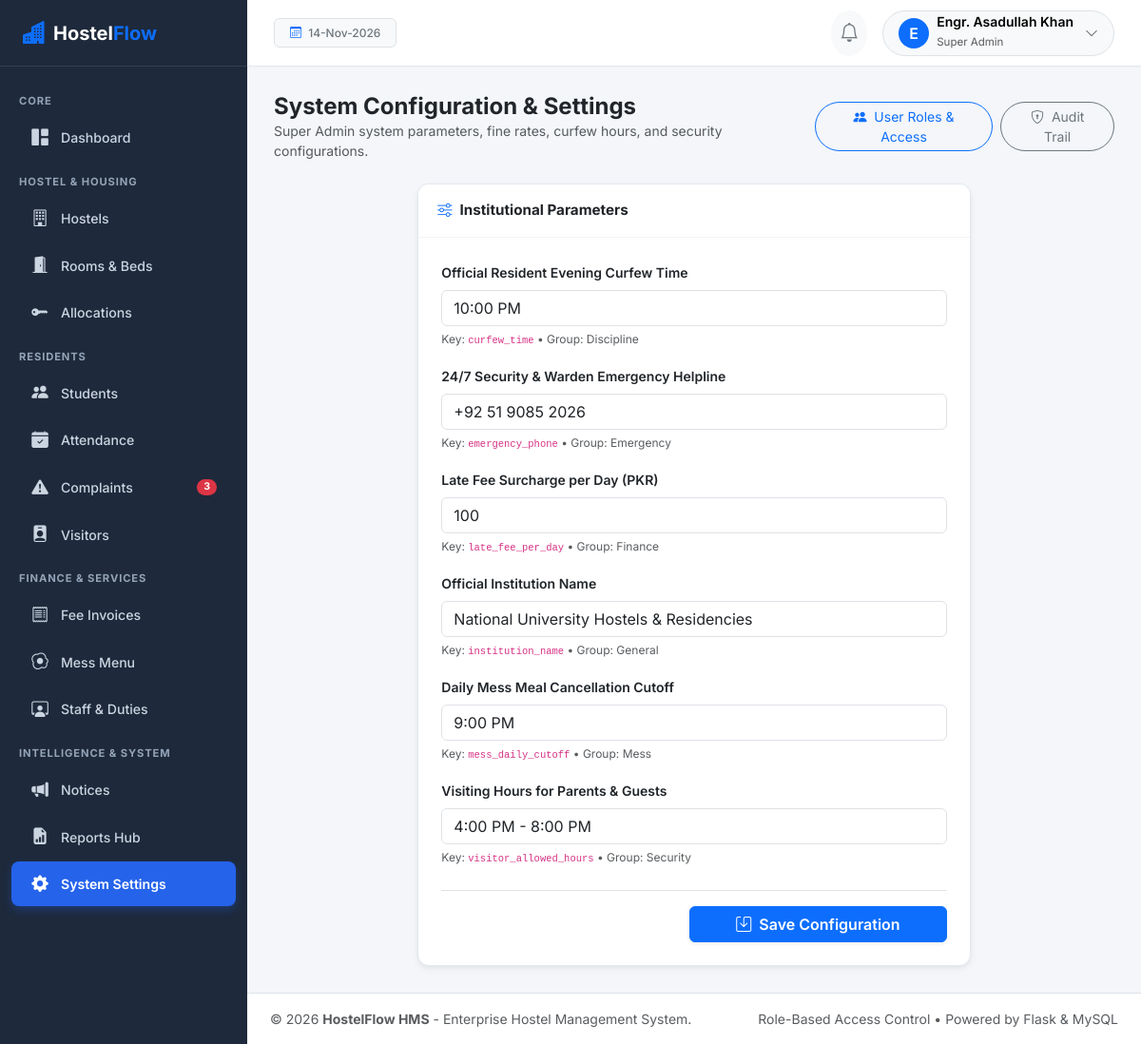
Screenshot of /settings/ (signed in) with the database file from the repository.
### app/models/user.py (models this page shows, shortened)
class User(UserMixin, TimestampMixin, db.Model):
    __tablename__ = 'users'
    id = db.Column(db.Integer, primary_key=True)
    username = db.Column(db.String(80), unique=True, nullable=False, index=True)
    email = db.Column(db.String(120), unique=True, nullable=False, index=True)
    password_hash = db.Column(db.String(255), nullable=False)
    full_name = db.Column(db.String(120), nullable=False)
    avatar = db.Column(db.String(255), default='default_avatar.png')
    is_active = db.Column(db.Boolean, default=True, nullable=False)
    last_login = db.Column(db.DateTime)
    role_id = db.Column(db.Integer, db.ForeignKey('roles.id'), nullable=False)
    role = db.relationship('Role', back_populates='users')
    student_profile = db.relationship('Student', back_populates='user', uselist=False)
    employee_profile = db.relationship('Employee', back_populates='user', uselist=False)
    notifications = db.relationship('Notification', back_populates='user', lazy='dynamic', cascade='all, delete-orphan')
    audit_logs = db.relationship('AuditLog', back_populates='user', lazy='dynamic')
    def has_role(self, role_name):
        return self.role is not None and self.role.name.lower() == role_name.lower()
    @property
    def is_super_admin(self):
        return self.has_role('Super Admin')
    @property
    def is_student(self):
        return self.has_role('Student')
    @property
    def is_staff(self):
        return self.has_role('Staff')

class Role(db.Model):
    __tablename__ = 'roles'
    id = db.Column(db.Integer, primary_key=True)
    name = db.Column(db.String(50), unique=True, nullable=False)
    description = db.Column(db.String(255))
    users = db.relationship('User', back_populates='role', lazy='dynamic')

### app/models/system.py (models this page shows, shortened)
class HostelSetting(TimestampMixin, db.Model):
    __tablename__ = 'hostel_settings'
    id = db.Column(db.Integer, primary_key=True)
    key_name = db.Column(db.String(100), unique=True, nullable=False)
    value = db.Column(db.Text, nullable=False)
    description = db.Column(db.String(255))
    category = db.Column(db.String(50), default='General')

### app/routes/settings.py (the view)
@settings_bp.route('/')
@login_required
@role_required('Super Admin')
def general_settings():
    settings = HostelSetting.query.order_by(HostelSetting.category.asc()).all()
    return render_template('settings/general.html', settings=settings)

### app/__init__.py (called while the page is built)
@login_manager.user_loader
def load_user(user_id):
    return User.query.get(int(user_id))

### app/services/auth_service.py (called while the page is built)
def role_required(*roles):
    def decorator(f):
        @wraps(f)
        def decorated_function(*args, **kwargs):
            if not current_user.is_authenticated:
                return redirect(url_for('auth.login', next=request.url))
            if current_user.is_super_admin:
                return f(*args, **kwargs)
            user_role = current_user.role.name if current_user.role else ''
            if user_role not in roles:
                flash("You do not have administrative permission to access this resource.", "danger")
                abort(403)
            return f(*args, **kwargs)
        return decorated_function
    return decorator

### app/templates/settings/general.html (shortened to what this page needs)
{% extends "base.html" %}
{% block content %}
<div class="d-flex flex-column flex-md-row justify-content-between align-items-md-center gap-2 mb-4">
  <div>
    <h4 class="fw-bold mb-0 text-dark">System Configuration & Settings</h4>
    <p class="text-muted small mb-0">Super Admin system parameters, fine rates, curfew hours, and security configurations.</p>
  </div>
  <div class="d-flex gap-2">
    <a href="{{ url_for('settings.list_users') }}" class="btn btn-outline-primary btn-sm rounded-pill px-3">
      <i class="bi bi-people-fill me-1"></i> User Roles & Access
    </a>
    <a href="{{ url_for('settings.audit_logs') }}" class="btn btn-outline-secondary btn-sm rounded-pill px-3">
      <i class="bi bi-shield-lock me-1"></i> Audit Trail
    </a>
  </div>
</div>
<div class="row justify-content-center">
  <div class="col-lg-8">
    <div class="card card-saas">
      <div class="card-header"><span class="fw-bold"><i class="bi bi-sliders text-primary me-2"></i>Institutional Parameters</span></div>
      <div class="card-body p-4">
        <form method="POST" action="{{ url_for('settings.save_settings') }}">
          {% for s in settings %}
            <div class="mb-3">
              <label class="form-label small fw-semibold text-dark">{{ s.description or s.key_name }}</label>
              <input type="text" name="{{ s.key_name }}" class="form-control" value="{{ s.value }}">
              <small class="text-muted" style="font-size: 0.75rem;">Key: <code>{{ s.key_name }}</code> &bull; Group: {{ s.category }}</small>
            </div>
          {% endfor %}
          <div class="d-flex justify-content-end pt-3 border-top mt-4">
            <button type="submit" class="btn btn-primary px-5 shadow-sm fw-semibold">
              <i class="bi bi-save me-1"></i> Save Configuration
            </button>
          </div>
        </form>
      </div>
    </div>
  </div>
</div>
{% endblock %}

### app/templates/base.html (shortened to what this page needs)
<!DOCTYPE html>
<html lang="en">
<head>
  <link href="https://cdn.jsdelivr.net/npm/bootstrap@5.3.3/dist/css/bootstrap.min.css" rel="stylesheet">
  <link rel="stylesheet" href="https://cdn.jsdelivr.net/npm/bootstrap-icons@1.11.3/font/bootstrap-icons.min.css">
  <link rel="stylesheet" href="{{ url_for('static', filename='css/style.css') }}">
</head>
<body>
<div class="d-flex" id="wrapper">
  <div id="sidebar-wrapper">
    <div class="sidebar-brand">
      <i class="bi bi-buildings-fill text-primary me-2 fs-4"></i>
      <span>Hostel<span class="text-primary">Flow</span></span>
    </div>
    <div class="py-3">
      {% if current_user.is_authenticated and not current_user.is_student and not current_user.is_staff %}
        <div class="sidebar-heading">Core</div>
        <a href="{{ url_for('dashboard.index') }}" class="nav-link-custom {% if request.endpoint and request.endpoint == 'dashboard.index' %}active{% endif %}">
          <i class="bi bi-grid-1x2-fill"></i> Dashboard
        </a>
        <div class="sidebar-heading">Hostel & Housing</div>
        <a href="{{ url_for('hostels.list_hostels') }}" class="nav-link-custom {% if request.endpoint and 'hostels' in request.endpoint %}active{% endif %}">
          <i class="bi bi-building"></i> Hostels
        </a>
        <a href="{{ url_for('rooms.list_rooms') }}" class="nav-link-custom {% if request.endpoint and 'rooms' in request.endpoint %}active{% endif %}">
          <i class="bi bi-door-open-fill"></i> Rooms & Beds
        </a>
        <a href="{{ url_for('allocations.list_allocations') }}" class="nav-link-custom {% if request.endpoint and 'allocations' in request.endpoint %}active{% endif %}">
          <i class="bi bi-key-fill"></i> Allocations
        </a>
        <div class="sidebar-heading">Residents</div>
        <a href="{{ url_for('students.list_students') }}" class="nav-link-custom {% if request.endpoint and 'students' in request.endpoint %}active{% endif %}">
          <i class="bi bi-people-fill"></i> Students
        </a>
        <a href="{{ url_for('attendance.index') }}" class="nav-link-custom {% if request.endpoint and 'attendance' in request.endpoint %}active{% endif %}">
          <i class="bi bi-calendar-check-fill"></i> Attendance
        </a>
        <a href="{{ url_for('complaints.list_complaints') }}" class="nav-link-custom {% if request.endpoint and 'complaints' in request.endpoint %}active{% endif %}">
          <i class="bi bi-exclamation-triangle-fill"></i> Complaints
          {% if pending_complaints_count > 0 %}
            <span class="badge bg-danger rounded-pill ms-auto">{{ pending_complaints_count }}</span>
          {% endif %}
        </a>
        <a href="{{ url_for('visitors.list_visitors') }}" class="nav-link-custom {% if request.endpoint and 'visitors' in request.endpoint %}active{% endif %}">
          <i class="bi bi-person-badge-fill"></i> Visitors
        </a>
        <div class="sidebar-heading">Finance & Services</div>
        <a href="{{ url_for('fees.list_invoices') }}" class="nav-link-custom {% if request.endpoint and 'fees' in request.endpoint %}active{% endif %}">
          <i class="bi bi-receipt"></i> Fee Invoices
        </a>
        <a href="{{ url_for('mess.weekly_menu') }}" class="nav-link-custom {% if request.endpoint and 'mess' in request.endpoint %}active{% endif %}">
          <i class="bi bi-egg-fried"></i> Mess Menu
        </a>
        <a href="{{ url_for('staff.list_employees') }}" class="nav-link-custom {% if request.endpoint and 'staff' in request.endpoint %}active{% endif %}">
          <i class="bi bi-person-workspace"></i> Staff & Duties
        </a>
        <div class="sidebar-heading">Intelligence & System</div>
        <a href="{{ url_for('announcements.list_announcements') }}" class="nav-link-custom {% if request.endpoint and 'announcements' in request.endpoint %}active{% endif %}">
          <i class="bi bi-megaphone-fill"></i> Notices
        </a>
        <a href="{{ url_for('reports.index') }}" class="nav-link-custom {% if request.endpoint and 'reports' in request.endpoint %}active{% endif %}">
          <i class="bi bi-file-earmark-bar-graph-fill"></i> Reports Hub
        </a>
        {% if current_user.is_super_admin %}
          <a href="{{ url_for('settings.general_settings') }}" class="nav-link-custom {% if request.endpoint and 'settings' in request.endpoint %}active{% endif %}">
            <i class="bi bi-gear-fill"></i> System Settings
          </a>
        {% endif %}
      {% endif %}
    </div>
  </div>
  <div id="page-content-wrapper">
    <nav class="navbar top-navbar d-flex align-items-center justify-content-between">
      <div class="d-flex align-items-center gap-3">
        <span class="badge bg-light text-secondary border px-3 py-2 fw-medium">
          <i class="bi bi-calendar3 me-1 text-primary"></i>
          {{ today_date|date_format }}
        </span>
      </div>
      <div class="d-flex align-items-center gap-3">
        <div class="dropdown">
          <button class="btn btn-light position-relative rounded-circle p-2" type="button" data-bs-toggle="dropdown" aria-expanded="false">
            <i class="bi bi-bell fs-5 text-secondary"></i>
          </button>
        </div>
        <div class="dropdown">
          <button class="btn btn-light rounded-pill border d-flex align-items-center gap-2 py-1 px-3" type="button" data-bs-toggle="dropdown" aria-expanded="false">
            <div class="rounded-circle bg-primary text-white d-flex align-items-center justify-content-center" style="width: 32px; height: 32px; font-weight: 600;">
              {{ current_user.full_name[:1] if current_user.is_authenticated else 'U' }}
            </div>
            <div class="text-start d-none d-sm-block">
              <div class="fw-semibold small lh-1">{{ current_user.full_name if current_user.is_authenticated else 'User' }}</div>
              <small class="text-muted" style="font-size: 0.72rem;">{{ current_user.role.name if current_user.is_authenticated and current_user.role else 'Guest' }}</small>
            </div>
            <i class="bi bi-chevron-down text-muted small ms-1"></i>
          </button>
        </div>
      </div>
    </nav>
    <main class="main-body">
      {% block content %}{% endblock %}
    </main>
    <footer class="bg-white border-top py-3 px-4 text-center text-muted small no-print">
      <div class="d-flex flex-column flex-sm-row justify-content-between align-items-center">
        <span>&copy; {{ 2026 }} <strong>HostelFlow HMS</strong> - Enterprise Hostel Management System.</span>
        <span class="mt-1 mt-sm-0">Role-Based Access Control &bull; Powered by Flask & MySQL</span>
      </div>
    </footer>
  </div>
</div>
</body>
</html>

### app/static/css/style.css (style rules this page uses)
:root { --primary-color: #0d6efd; --primary-dark: #0a58ca; --primary-light: #e7f1ff; --secondary-color: #495057; --success-color: #198754; --danger-color: #dc3545; --warning-color: #ffc107; --info-color: #0dcaf0; --body-bg: #f4f6f9; --sidebar-bg: #1e293b; --sidebar-hover: #334155; --sidebar-active: #2563eb; --card-shadow: 0 0.125rem 0.25rem rgba(0, 0, 0, 0.05), 0 0.25rem 0.75rem rgba(0, 0, 0, 0.03); --card-border-radius: 0.75rem; }
body { font-family: 'Inter', -apple-system, BlinkMacSystemFont, "Segoe UI", Roboto, "Helvetica Neue", Arial, sans-serif; background-color: var(--body-bg); color: #334155; min-height: 100vh; }
#sidebar-wrapper { min-height: 100vh; width: 260px; background-color: var(--sidebar-bg); color: #e2e8f0; transition: all 0.3s ease; z-index: 1000; }
#sidebar-wrapper .sidebar-brand { height: 70px; display: flex; align-items: center; padding: 0 1.5rem; font-size: 1.25rem; font-weight: 700; color: #ffffff; border-bottom: 1px solid rgba(255, 255, 255, 0.1); }
.sidebar-heading { padding: 0.75rem 1.25rem 0.25rem; font-size: 0.7rem; text-transform: uppercase; font-weight: 700; letter-spacing: 0.08em; color: #94a3b8; }
.nav-link-custom { display: flex; align-items: center; gap: 0.75rem; padding: 0.65rem 1.25rem; color: #cbd5e1; text-decoration: none; font-size: 0.88rem; font-weight: 500; border-radius: 0.5rem; margin: 0.15rem 0.75rem; transition: all 0.2s ease; }
.nav-link-custom.active { background-color: var(--sidebar-active); color: #ffffff; font-weight: 600; box-shadow: 0 4px 10px rgba(37, 99, 235, 0.3); }
.nav-link-custom i { font-size: 1.1rem; width: 20px; text-align: center; }
#page-content-wrapper { flex: 1; min-width: 0; display: flex; flex-direction: column; }
.top-navbar { height: 70px; background-color: #ffffff; border-bottom: 1px solid #e2e8f0; padding: 0 1.75rem; box-shadow: 0 1px 3px rgba(0, 0, 0, 0.02); }
.main-body { padding: 1.75rem; flex: 1; }
.card-saas { background: #ffffff; border-radius: var(--card-border-radius); border: 1px solid #e2e8f0; box-shadow: var(--card-shadow); overflow: hidden; }
.card-saas .card-header { background: #ffffff; border-bottom: 1px solid #f1f5f9; padding: 1rem 1.25rem; font-weight: 600; font-size: 0.95rem; display: flex; align-items: center; justify-content: space-between; }

### rows the page displays
User: is_active+full_name "E", is_active+full_name "Engr. Asadullah Khan", role "Super Admin"
HostelSetting: description "Official Resident Evening Curfew Time", curfew_time "10:00 PM", key_name "curfew_time", category "Discipline"
HostelSetting: description "24/7 Security & Warden Emergency Helpline", emergency_phone "+92 51 9085 2026", key_name "emergency_phone", category "Emergency"
HostelSetting: description "Late Fee Surcharge per Day (PKR)", late_fee_per_day "100", key_name "late_fee_per_day", category "Finance"
HostelSetting: description "Official Institution Name", institution_name "National University Hostels & Residencies", key_name "institution_name", category "General"
HostelSetting: description "Daily Mess Meal Cancellation Cutoff", mess_daily_cutoff "9:00 PM", key_name "mess_daily_cutoff", category "Mess"
HostelSetting: description "Visiting Hours for Parents & Guests", visitor_allowed_hours "4:00 PM - 8:00 PM", key_name "visitor_allowed_hours", category "Security"

### other values shown
{{ pending_complaints_count }} "3"
{{ 2026 }} "2026"
